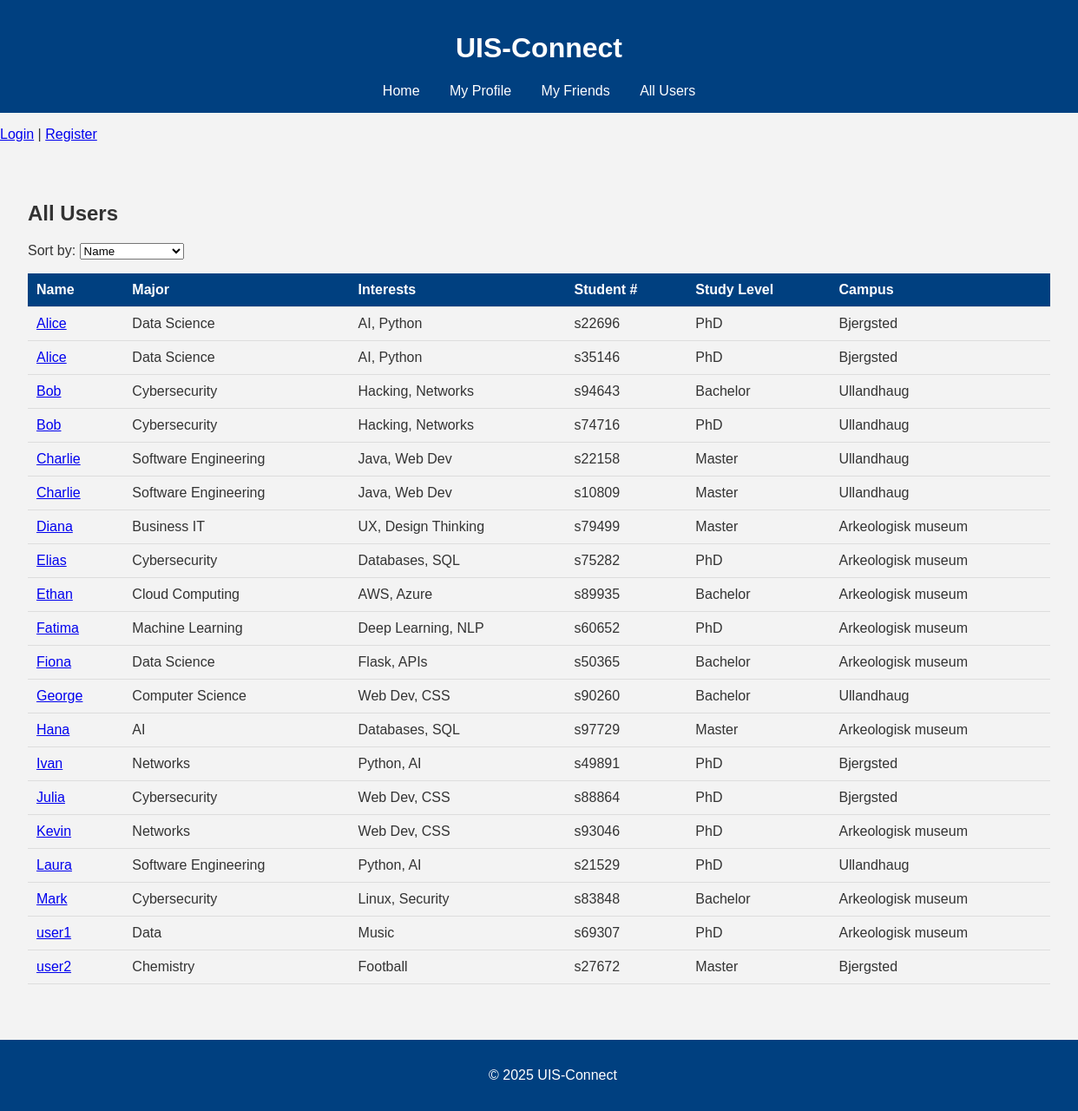
/users, run on an earlier commit of the app's database.
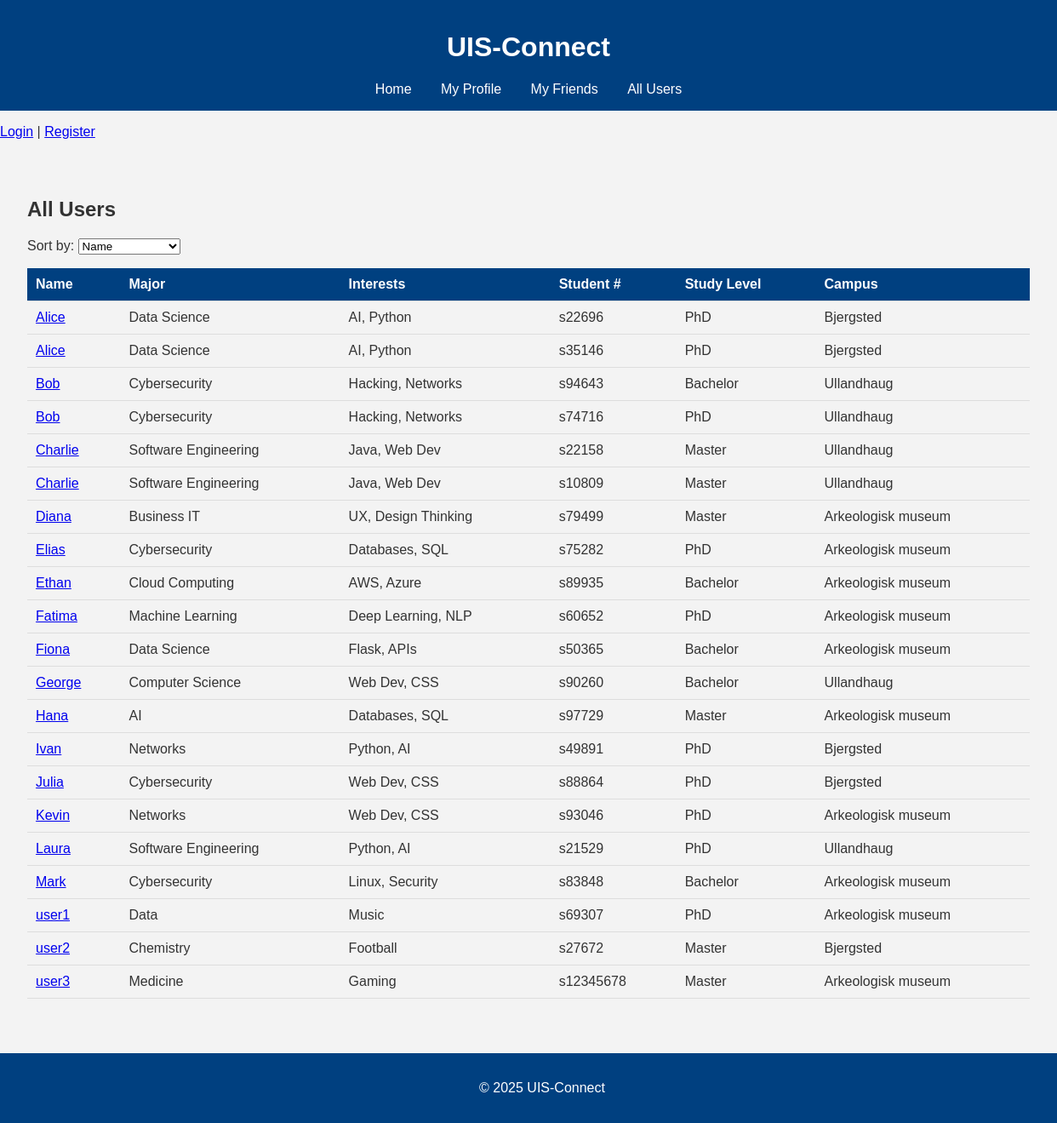
And on a later commit of the database.
### tables this page shows
CREATE TABLE users (
    id INTEGER PRIMARY KEY AUTOINCREMENT,
    username TEXT NOT NULL,
    major TEXT,
    interests TEXT
, study_level TEXT CHECK (study_level IN ('Bachelor', 'Master', 'PhD')), campus TEXT CHECK (campus IN ('Ullandhaug', 'Bjergsted', 'Arkeologisk museum')), student_number TEXT);

### app.py (the view)
@app.route('/users')
def users():
    sort_by = request.args.get('sort', 'username')
    allowed_sort_fields = ['username', 'major', 'interests', 'student_number', 'study_level', 'campus']
    if sort_by not in allowed_sort_fields:
        sort_by = 'username'
    conn = get_db_connection()
    users = conn.execute(f"""
        SELECT id, username, major, interests, student_number, study_level, campus
        FROM users
        ORDER BY {sort_by} ASC
    """).fetchall()
    conn.close()
    return render_template('users.html', users=users, sort_by=sort_by)

### db_utils.py (called while the page is built)
def get_db_connection():
    conn = sqlite3.connect(DATABASE)
    conn.row_factory = sqlite3.Row
    return conn

### templates/users.html (shortened to what this page needs)
{% extends "base.html" %}
{% block content %}
<h2>All Users</h2>
<form method="get" action="{{ url_for('users') }}">
    <label>Sort by:</label>
    <select name="sort" onchange="this.form.submit()">
        <option value="username" {% if sort_by == 'username' %}selected{% endif %}>Name</option>
    </select>
</form>
<table>
    <thead>
        <tr>
            <th>Name</th>
            <th>Major</th>
            <th>Interests</th>
            <th>Student #</th>
            <th>Study Level</th>
            <th>Campus</th>
        </tr>
    </thead>
    <tbody>
        {% for user in users %}
        <tr>
            <td><a href="{{ url_for('view_user', user_id=user.id) }}">{{ user.username }}</a></td>
            <td>{{ user.major }}</td>
            <td>{{ user.interests }}</td>
            <td>{{ user.student_number }}</td>
            <td>{{ user.study_level }}</td>
            <td>{{ user.campus }}</td>
        </tr>
        {% endfor %}
    </tbody>
</table>
{% endblock %}

### templates/base.html (shortened to what this page needs)
<!DOCTYPE html>
<html lang="en">
<head>
    <link rel="stylesheet" href="{{ url_for('static', filename='style.css') }}">
</head>
<body>
    <header>
        <h1>UIS-Connect</h1>
        <nav>
            <a href="{{ url_for('index') }}">Home</a>
            <a href="{{ url_for('profile') }}">My Profile</a>
            <a href="{{ url_for('my_friends') }}">My Friends</a>
            <a href="{{ url_for('users') }}">All Users</a>
        </nav>
    </header>
    {% if session.get('username') %}
        <p>Logged in as {{ session.username }} | <a href="{{ url_for('logout') }}">Logout</a></p>
        <p><a href="{{ url_for('friend_requests') }}">Friend Requests</a></p>
    {% else %}
        <p><a href="{{ url_for('login') }}">Login</a> | <a href="{{ url_for('register') }}">Register</a></p>
    {% endif %}
    <main>
        {% block content %}{% endblock %}
    </main>
    <footer>
        <p>&copy; 2025 UIS-Connect</p>
    </footer>
</body>
</html>

### static/style.css (style rules this page uses)
body { font-family: Arial, sans-serif; margin: 0; padding: 0; background-color: #f3f3f3; color: #333; }
header { background-color: #004080; color: white; padding: 1rem; text-align: center; }
nav a { color: white; margin: 0 15px; text-decoration: none; }
main { padding: 2rem; }
form { margin-top: 1rem; }
footer { background-color: #004080; color: white; text-align: center; padding: 1rem; margin-top: 2rem; position: relative; bottom: 0; width: 100%; }
table { width: 100%; border-collapse: collapse; margin-top: 1rem; }
th, td { padding: 10px; text-align: left; border-bottom: 1px solid #ddd; }
th { background-color: #004080; color: white; }

What changed in the data, as far as the page shows it:
added users: username "user3", major "Medicine", interests "Gaming", student_number "s12345678", study_level "Master", campus "Arkeologisk museum"
